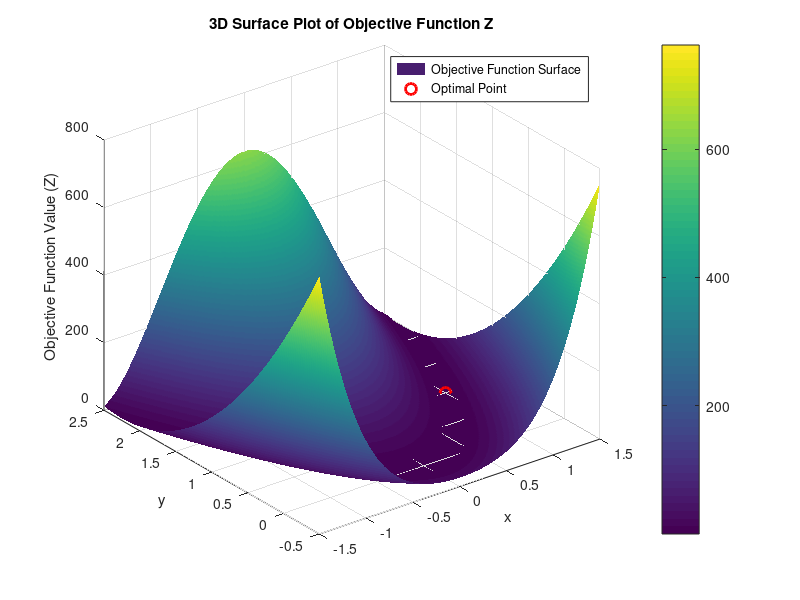

The MATLAB script that drew this image:
    clc
    clear all
    close all
    function Z = objective_function(O)
    % Objective function definition without constraints
    
    x = O(1);
    y = O(2);

    % Calculate the objective function value
    Z = (1 - x)^2 + 100 * (y - x^2)^2; 
end
    %% Problem Definition
    nVar = 2; % Number of variables

    %% PSO Parameters
    MaxIter = 220; % Maximum number of iterations
    nPop = 100; % Population size
    w = 0.7; % Inertia weight
    % d = 0.9; % Daping ratio of inertia
    c1 = 1.2; % Acceleration coefficient for personal best
    c2 = 1.2; % Acceleration coefficient for global best

    %% Initialization
    x0.position = [];
    x0.velocity = [];
    x0.fitness = [];
    x0.best.position = [];
    x0.best.fitness = [];

    % Create a population
    x = repmat(x0, nPop, 1); 
    global_best.fitness = inf;

    % Generate initial population
    for i = 1:nPop
        x(i).position = rand(1, nVar) * 3 - 1.5; % Random solutions in a reasonable range (e.g., [-1.5, 1.5])
        x(i).velocity = zeros([1 nVar]); % Initial velocity
        x(i).fitness = objective_function(x(i).position); % Calculate fitness
        x(i).best.position = x(i).position; % Update local best
        x(i).best.fitness = x(i).fitness; % Initialize local best fitness

        if x(i).fitness < global_best.fitness
            global_best.position = x(i).position; % Update global best position
            global_best.fitness = x(i).fitness; % Update global best fitness
        end
    end

    %% Main PSO Loop
    for iter = 1:MaxIter
        for i = 1:nPop
            % Update velocity using PSO formula
            r1 = rand(); % Random number for cognitive component
            r2 = rand(); % Random number for social component
            
            x(i).velocity = w * x(i).velocity ...
                            + c1 * r1 * (x(i).best.position - x(i).position) ...
                            + c2 * r2 * (global_best.position - x(i).position);
            
            % Update position based on velocity
            x(i).position = x(i).position + x(i).velocity;
            
            % Evaluate fitness of new position
            x(i).fitness = objective_function(x(i).position);
            
            % Update personal best if current fitness is better
            if x(i).fitness < x(i).best.fitness
                x(i).best.position = x(i).position;
                x(i).best.fitness = x(i).fitness;
                
                % Update global best if necessary
                if x(i).fitness < global_best.fitness
                    global_best.position = x(i).position;
                    global_best.fitness = x(i).fitness;
                end
            end
        end
        
        % Optionally display progress or store data here (e.g., plot or log)
        disp(['Iteration ' num2str(iter) ': Best Fitness = ' num2str(global_best.fitness)]);
    end

    %% Final Output
    disp(['Global Best Position: ' num2str(global_best.position)]);
    disp(['Global Best Fitness: ' num2str(global_best.fitness)]);

%% Plotting the Objective Function as a 3D Surface Plot

% Create a grid of values for plotting the objective function surface.
[xGrid, yGrid] = meshgrid(linspace(-1.5, 1.5, 400), linspace(-0.5, 2.5, 400));
ZGrid = arrayfun(@(x,y) objective_function([x,y]), xGrid, yGrid);

% Create the surface plot.
figure;
surf(xGrid, yGrid, ZGrid); % Surface plot of the objective function.
shading interp; % Interpolated shading for smooth color transitions.
colorbar; % Add color bar to indicate values.
hold on;

% Plot the optimal point found by PSO.
plot3(global_best.position(1), global_best.position(2), global_best.fitness, 'ro', 'MarkerSize', 8, 'LineWidth', 2);
title('3D Surface Plot of Objective Function Z');
xlabel('x');
ylabel('y');
zlabel('Objective Function Value (Z)');
legend('Objective Function Surface', 'Optimal Point');
hold off;
